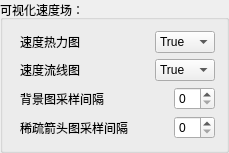
             <widget class="QGroupBox" name="groupBox">
              <property name="title">
               <string>可视化速度场：</string>
              </property>
              <layout class="QFormLayout" name="formLayout_5">
               <item row="0" column="1">
                <layout class="QVBoxLayout" name="verticalLayout_7">
                 <item>
                  <layout class="QHBoxLayout" name="horizontalLayout_28">
                   <item>
                    <widget class="QLabel" name="label_21">
                     <property name="text">
                      <string>速度热力图</string>
                     </property>
                    </widget>
                   </item>
                   <item>
                    <spacer name="horizontalSpacer_14">
                     <property name="orientation">
                      <enum>Qt::Horizontal</enum>
                     </property>
                     <property name="sizeHint" stdset="0">
                      <size>
                       <width>40</width>
                       <height>20</height>
                      </size>
                     </property>
                    </spacer>
                   </item>
                   <item>
                    <widget class="QComboBox" name="comboBox_3">
                     <item>
                      <property name="text">
                       <string>True</string>
                      </property>
                     </item>
                     <item>
                      <property name="text">
                       <string>False</string>
                      </property>
                     </item>
                    </widget>
                   </item>
                  </layout>
                 </item>
                 <item>
                  <layout class="QHBoxLayout" name="horizontalLayout_29">
                   <item>
                    <widget class="QLabel" name="label_22">
                     <property name="text">
                      <string>速度流线图</string>
                     </property>
                    </widget>
                   </item>
                   <item>
                    <spacer name="horizontalSpacer_15">
                     <property name="orientation">
                      <enum>Qt::Horizontal</enum>
                     </property>
                     <property name="sizeHint" stdset="0">
                      <size>
                       <width>40</width>
                       <height>20</height>
                      </size>
                     </property>
                    </spacer>
                   </item>
                   <item>
                    <widget class="QComboBox" name="comboBox_8">
                     <item>
                      <property name="text">
                       <string>True</string>
                      </property>
                     </item>
                     <item>
                      <property name="text">
                       <string>False</string>
                      </property>
                     </item>
                    </widget>
                   </item>
                  </layout>
                 </item>
                 <item>
                  <layout class="QHBoxLayout" name="horizontalLayout_30">
                   <item>
                    <widget class="QLabel" name="label_23">
                     <property name="text">
                      <string>背景图采样间隔</string>
                     </property>
                    </widget>
                   </item>
                   <item>
                    <spacer name="horizontalSpacer_16">
                     <property name="orientation">
                      <enum>Qt::Horizontal</enum>
                     </property>
                     <property name="sizeHint" stdset="0">
                      <size>
                       <width>40</width>
                       <height>20</height>
                      </size>
                     </property>
                    </spacer>
                   </item>
                   <item>
                    <widget class="QSpinBox" name="spinBox_13"/>
                   </item>
                  </layout>
                 </item>
                 <item>
                  <layout class="QHBoxLayout" name="horizontalLayout_31">
                   <item>
                    <widget class="QLabel" name="label_24">
                     <property name="text">
                      <string>稀疏箭头图采样间隔</string>
                     </property>
                    </widget>
                   </item>
                   <item>
                    <spacer name="horizontalSpacer_17">
                     <property name="orientation">
                      <enum>Qt::Horizontal</enum>
                     </property>
                     <property name="sizeHint" stdset="0">
                      <size>
                       <width>40</width>
                       <height>20</height>
                      </size>
                     </property>
                    </spacer>
                   </item>
                   <item>
                    <widget class="QSpinBox" name="spinBox_14"/>
                   </item>
                  </layout>
                 </item>
                </layout>
               </item>
              </layout>
             </widget>
